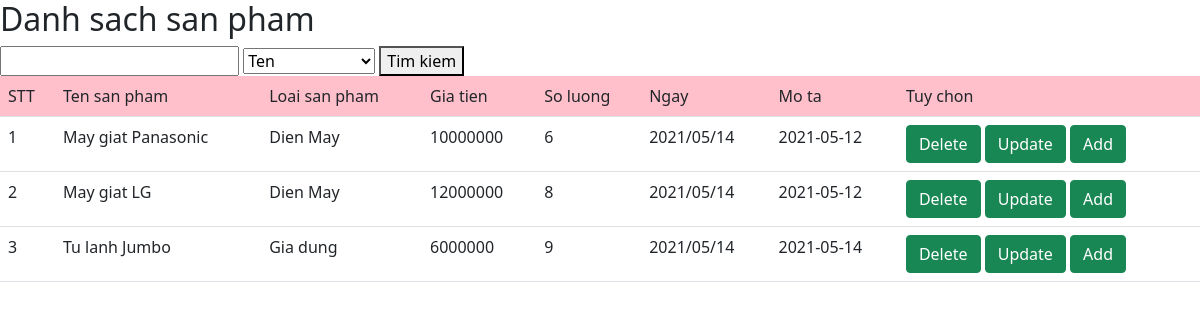
The page / on the database its author committed.
### tables this page shows
CREATE TABLE `product` (
  `id` int(11) NOT NULL,
  `name` varchar(100) NOT NULL,
  `type` varchar(100) NOT NULL,
  `price` varchar(100) NOT NULL,
  `quantum` int(11) NOT NULL,
  `date` date NOT NULL,
  `description` varchar(500) NOT NULL
);

### controllers/ProductController.php (called while the page is built, shortened)
<?php
class ProductController
{
    public $customerDB;
    public function __construct()
    {
        $DB = new DBConnect("mysql:host=localhost;dbname=market_manager", "admin", "19972008");
        $this->customerDB = new ProductModel($DB->connect());
    }
    public function show()
    {
        $product = $this->customerDB->getAll();
        include 'views/list.php';
    }
}
?>

### models/DBConnect.php (called while the page is built, shortened)
<?php
class DBConnect  {
    public  $dsn;
    public  $user;
    public  $password;
    public function __construct($dsn,$user,$password)
    {
        $this->dsn = $dsn;
        $this->user = $user;
        $this->password = $password;
    }
    public function connect()
    {
        return new PDO ($this->dsn,$this->user,$this->password);
    }
}
?>

### models/ProductModel.php (called while the page is built, shortened)
<?php
class ProductModel{
    protected $connection;
    public function __construct($connection)
    {
        $this->connection = $connection;
    }
    public function getAll()
    {
        $sql = "SELECT * FROM product";
        $statement = $this->connection->prepare($sql);
        $statement->execute();
        $result = $statement->fetchAll();
        $products = [];
        foreach ($result as $row )
            {
                $product = new Product($row['name'],$row['type'],$row['price'],$row['quantum'],$row['date'],$row['description']);
                $products[] = [$row['id'], $product];
            }
        return $products;
    }
}
?>

### models/Product.php (called while the page is built, shortened)
<?php
class Product
 {
    public function __construct($name,$type,$price,$quantum,$description)
    {
        $this->name= $name;
        $this->type = $type;
        $this->price = $price;
        $this->quantum = $quantum;
        $this->date = date("Y/m/d");
        $this->description = $description;
    }
}

### views/list.php (the view, shortened to what this page needs)
<!doctype html>
<html lang="en">
<head>
</head>
<body>
<h2>Danh sach san pham</h2>
<form method="post" action="http://localhost/bill-manager/src/index.php?home=search">
    <input type = "text" name ='value'>
    <select name = "option">
        <option value="name" name = "name">Ten</option>
    </select>
    <button type="submit">Tim kiem</button>
</form>
<table class="table">
    <tr style="background-color:pink">
        <td>STT</td>
        <td>Ten san pham</td>
        <td>Loai san pham</td>
        <td>Gia tien</td>
        <td>So luong</td>
        <td>Ngay</td>
        <td>Mo ta</td>
        <td>Tuy chon</td>
    </tr>
    <?php foreach ($product as $key => $product): ?>
        <tr>
            <td><?php echo ++$key ?></td>
            <td><?php echo $product[1]->name ?></td>
            <td><?php echo $product[1]->type ?></td>
            <td><?php echo $product[1]->price ?></td>
            <td><?php echo $product[1]->quantum ?></td>
            <td><?php echo $product[1]->date ?></td>
            <td><?php echo $product[1]->description ?></td>
            <td>
                <a class ="btn btn-success"      href= "index.php/?home=delete&id=<?php echo $product[0]; ?>"  onclick= "return confirm('Bạn chắc chắn muốn xoá?')">Delete</a>
                <a  class ="btn btn-success" href="index.php/?home=update&id=<?php echo $product[0]; ?>" >Update</a>
                <a class ="btn btn-success"  href="index.php/?home=add&id=<?php echo $product[0]; ?>" >Add</a>
            </td>
        </tr>
    <?php endforeach; ?>
</table>
</body>
</html>

### index.php (shortened to what this page needs)
<?php
require "models/DBConnect.php";
require "models/ProductModel.php";
require "models/Product.php";
require "controllers/ProductController.php";
?>
<!doctype html>
<html lang="en">
<head>
</head>
<body>
<?php
$controller = new ProductController();
$home = isset($_REQUEST['home']) ? $_REQUEST['home'] : null;
switch ($home) {
    default:
        $controller->show();
        break;
}
?>
<link href="https://cdn.jsdelivr.net/npm/bootstrap@5.0.1/dist/css/bootstrap.min.css" rel="stylesheet">
</body>
</html>

### rows shown on the page
product: name "May giat Panasonic", type "Dien May", price "10000000", quantum "6", date "2021/05/14", date "2021-05-12"
product: name "May giat LG", type "Dien May", price "12000000", quantum "8", date "2021/05/14", date "2021-05-12"
product: name "Tu lanh Jumbo", type "Gia dung", price "6000000", quantum "9", date "2021/05/14", date "2021-05-14"
